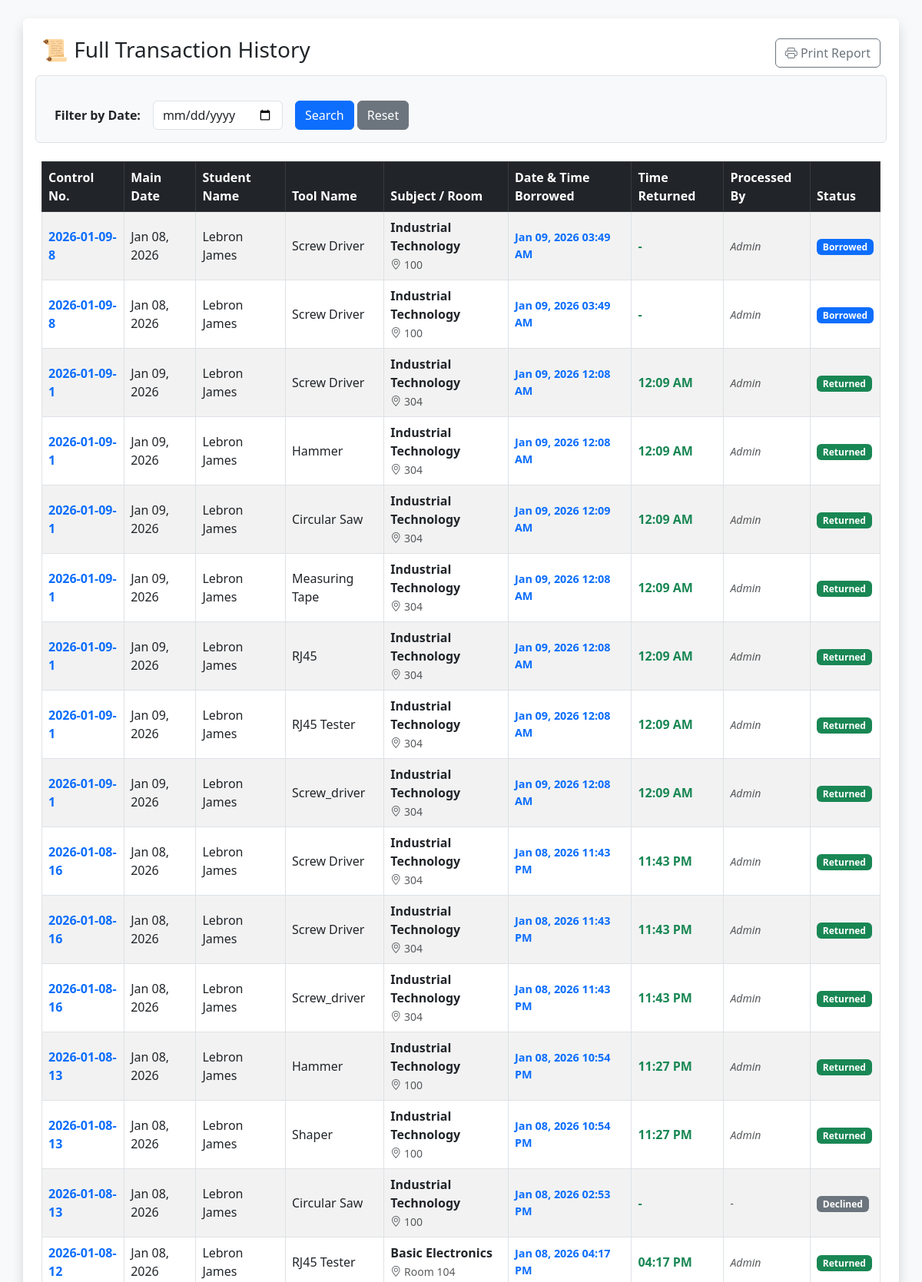
/admin_history.php (signed in, upper part), run on the app's committed database.
### tables this page shows
CREATE TABLE `transactions` (
  `transaction_id` int(11) NOT NULL,
  `control_no` varchar(50) DEFAULT NULL,
  `user_id` int(11) NOT NULL,
  `tool_id` int(11) NOT NULL,
  `borrow_date` date NOT NULL,
  `return_date` date NOT NULL,
  `actual_return_date` datetime DEFAULT NULL,
  `status` enum('Pending','Approved','Borrowed','Returned','Declined','Cancelled') NOT NULL,
  `processed_by` varchar(100) DEFAULT NULL,
  `subject` varchar(100) DEFAULT NULL,
  `room_no` varchar(50) DEFAULT NULL,
  `date_requested` timestamp NOT NULL DEFAULT current_timestamp(),
  `actual_borrow_date` datetime DEFAULT NULL,
  `feedback` text DEFAULT NULL
);

CREATE TABLE `users` (
  `user_id` int(11) NOT NULL,
  `id_number` varchar(20) NOT NULL,
  `full_name` varchar(100) NOT NULL,
  `course_section` varchar(50) DEFAULT NULL,
  `email` varchar(150) NOT NULL,
  `course` varchar(50) DEFAULT NULL,
  `year_section` varchar(20) DEFAULT NULL,
  `password` varchar(255) NOT NULL,
  `role` enum('student','admin','student_assistant') NOT NULL,
  `account_status` enum('active','restricted','deleted') NOT NULL DEFAULT 'active',
  `penalty_points` int(11) DEFAULT 0,
  `created_at` timestamp NOT NULL DEFAULT current_timestamp(),
  `ban_end_date` datetime DEFAULT NULL,
  `ban_reason` text DEFAULT NULL
);

CREATE TABLE `tools` (
  `tool_id` int(11) NOT NULL,
  `barcode` varchar(50) NOT NULL,
  `tool_name` varchar(100) NOT NULL,
  `category` varchar(50) NOT NULL,
  `status` enum('Available','Borrowed','Maintenance','Lost') DEFAULT 'Available',
  `created_at` timestamp NOT NULL DEFAULT current_timestamp()
);

### admin_history.php (the view, shortened to what this page needs)
<?php
include "db_conn.php";
$filter_date = isset($_GET['date']) ? $_GET['date'] : '';
?>
<!DOCTYPE html>
<html>
<head>
    <link href="https://cdn.jsdelivr.net/npm/bootstrap@5.3.0/dist/css/bootstrap.min.css" rel="stylesheet">
    <link rel="stylesheet" href="https://cdn.jsdelivr.net/npm/bootstrap-icons@1.10.0/font/bootstrap-icons.css">
</head>
<body class="bg-light p-4">
    <div class="container bg-white p-4 shadow rounded">
        <div class="d-flex justify-content-between align-items-center mb-4">
            <h3>📜 Full Transaction History</h3>
            <button onclick="window.print()" class="btn btn-outline-secondary no-print">
                <i class="bi bi-printer"></i> Print Report
            </button>
        </div>
        <form method="GET" class="row g-3 mb-4 border p-3 rounded bg-light no-print">
            <div class="col-auto">
                <label class="col-form-label fw-bold">Filter by Date:</label>
            </div>
            <div class="col-auto">
                <input type="date" name="date" class="form-control" value="<?php echo $filter_date; ?>">
            </div>
            <div class="col-auto">
                <button type="submit" class="btn btn-primary">Search</button>
                <a href="admin_history.php" class="btn btn-secondary">Reset</a>
            </div>
        </form>
        <div class="table-responsive">
            <table class="table table-bordered table-striped align-middle">
                <thead class="table-dark">
                    <tr>
                        <th>Control No.</th>
                        <th>Main Date</th>
                        <th>Student Name</th>
                        <th>Tool Name</th>
                        <th>Subject / Room</th>
                        <th>Date & Time Borrowed</th> <th>Time Returned</th>
                        <th>Processed By</th>
                        <th>Status</th>
                    </tr>
                </thead>
                <tbody>
                    <?php
                    $sql = "SELECT tr.transaction_id, tr.control_no, tr.subject, tr.room_no, tr.processed_by,
                                   tr.status, tr.actual_return_date, tr.date_requested, tr.actual_borrow_date,
                                   t.tool_name, u.full_name
                            FROM transactions tr
                            JOIN users u ON tr.user_id = u.user_id
                            JOIN tools t ON tr.tool_id = t.tool_id";
                    $sql .= " ORDER BY tr.transaction_id DESC";
                    $result = mysqli_query($conn, $sql);
                    if (mysqli_num_rows($result) > 0) {
                        while ($row = mysqli_fetch_assoc($result)) {
                            $main_date = ($row['status'] == 'Returned') ? $row['actual_return_date'] : $row['date_requested'];
                            $display_date = date('M d, Y', strtotime($main_date));
                            $borrow_raw = !empty($row['actual_borrow_date']) ? $row['actual_borrow_date'] : $row['date_requested'];
                            $time_borrowed = date('M d, Y h:i A', strtotime($borrow_raw));
                            $time_returned = "-";
                            if ($row['status'] == 'Returned' && !empty($row['actual_return_date'])) {
                                $time_returned = date('h:i A', strtotime($row['actual_return_date']));
                            }
                            $badge = 'secondary';
                            if ($row['status'] == 'Returned') $badge = 'success';
                            elseif ($row['status'] == 'Borrowed') $badge = 'primary';
                            elseif ($row['status'] == 'Cancelled') $badge = 'dark';
                            elseif ($row['status'] == 'Pending') $badge = 'warning text-dark';
                            $processed_by = !empty($row['processed_by']) ? $row['processed_by'] : '-';
                    ?>
                        <tr>
                            <td class="fw-bold text-primary">
                                <a href="print_slip.php?control_no=<?php echo $row['control_no']; ?>" target="_blank" class="text-decoration-none">
                                    <?php echo $row['control_no']; ?>
                                </a>
                            </td>
                            <td><?php echo $display_date; ?></td>
                            <td><?php echo $row['full_name']; ?></td>
                            <td><?php echo $row['tool_name']; ?></td>
                            <td>
                                <span class="fw-bold d-block"><?php echo $row['subject']; ?></span>
                                <small class="text-muted"><i class="bi bi-geo-alt"></i> <?php echo $row['room_no']; ?></small>
                            </td>
                            <td class="text-primary fw-bold" style="font-size: 0.9rem;">
                                <?php echo $time_borrowed; ?>
                            </td>
                            <td class="text-success fw-bold"><?php echo $time_returned; ?></td>
                            <td><small class="fst-italic text-muted"><?php echo $processed_by; ?></small></td>
                            <td><span class="badge bg-<?php echo $badge; ?>"><?php echo $row['status']; ?></span></td>
                        </tr>
                    <?php
                        }
                    } else {
                        echo "<tr><td colspan='9' class='text-center py-4 text-muted'>No records found.</td></tr>";
                    }
                    ?>
                </tbody>
            </table>
        </div>
    </div>
</body>
</html>

### data on the page
transactions: control_no "2026-01-09-8", display_date "Jan 08, 2026", user.full_name "Lebron James", tool.tool_name "Screw Driver", subject "Industrial Technology", room_no "100", actual_borrow_date "Jan 09, 2026 03:49 AM", time_returned "-", processed_by "Admin", status "Borrowed"
transactions: control_no "2026-01-09-8", display_date "Jan 08, 2026", user.full_name "Lebron James", tool.tool_name "Screw Driver", subject "Industrial Technology", room_no "100", actual_borrow_date "Jan 09, 2026 03:49 AM", time_returned "-", processed_by "Admin", status "Borrowed"
transactions: control_no "2026-01-09-1", display_date "Jan 09, 2026", user.full_name "Lebron James", tool.tool_name "Screw Driver", subject "Industrial Technology", room_no "304", actual_borrow_date "Jan 09, 2026 12:08 AM", actual_return_date "12:09 AM", processed_by "Admin", status "Returned"
transactions: control_no "2026-01-09-1", display_date "Jan 09, 2026", user.full_name "Lebron James", tool.tool_name "Hammer", subject "Industrial Technology", room_no "304", actual_borrow_date "Jan 09, 2026 12:08 AM", actual_return_date "12:09 AM", processed_by "Admin", status "Returned"
transactions: control_no "2026-01-09-1", display_date "Jan 09, 2026", user.full_name "Lebron James", tool.tool_name "Circular Saw", subject "Industrial Technology", room_no "304", actual_borrow_date "Jan 09, 2026 12:09 AM", actual_return_date "12:09 AM", processed_by "Admin", status "Returned"
transactions: control_no "2026-01-09-1", display_date "Jan 09, 2026", user.full_name "Lebron James", tool.tool_name "Measuring Tape", subject "Industrial Technology", room_no "304", actual_borrow_date "Jan 09, 2026 12:08 AM", actual_return_date "12:09 AM", processed_by "Admin", status "Returned"
transactions: control_no "2026-01-09-1", display_date "Jan 09, 2026", user.full_name "Lebron James", tool.tool_name "RJ45", subject "Industrial Technology", room_no "304", actual_borrow_date "Jan 09, 2026 12:08 AM", actual_return_date "12:09 AM", processed_by "Admin", status "Returned"
transactions: control_no "2026-01-09-1", display_date "Jan 09, 2026", user.full_name "Lebron James", tool.tool_name "RJ45 Tester", subject "Industrial Technology", room_no "304", actual_borrow_date "Jan 09, 2026 12:08 AM", actual_return_date "12:09 AM", processed_by "Admin", status "Returned"
transactions: control_no "2026-01-09-1", display_date "Jan 09, 2026", user.full_name "Lebron James", tool.tool_name "Screw_driver", subject "Industrial Technology", room_no "304", actual_borrow_date "Jan 09, 2026 12:08 AM", actual_return_date "12:09 AM", processed_by "Admin", status "Returned"
transactions: control_no "2026-01-08-16", display_date "Jan 08, 2026", user.full_name "Lebron James", tool.tool_name "Screw Driver", subject "Industrial Technology", room_no "304", actual_borrow_date "Jan 08, 2026 11:43 PM", actual_return_date "11:43 PM", processed_by "Admin", status "Returned"
transactions: control_no "2026-01-08-16", display_date "Jan 08, 2026", user.full_name "Lebron James", tool.tool_name "Screw Driver", subject "Industrial Technology", room_no "304", actual_borrow_date "Jan 08, 2026 11:43 PM", actual_return_date "11:43 PM", processed_by "Admin", status "Returned"
transactions: control_no "2026-01-08-16", display_date "Jan 08, 2026", user.full_name "Lebron James", tool.tool_name "Screw_driver", subject "Industrial Technology", room_no "304", actual_borrow_date "Jan 08, 2026 11:43 PM", actual_return_date "11:43 PM", processed_by "Admin", status "Returned"
transactions: control_no "2026-01-08-13", display_date "Jan 08, 2026", user.full_name "Lebron James", tool.tool_name "Hammer", subject "Industrial Technology", room_no "100", actual_borrow_date "Jan 08, 2026 10:54 PM", actual_return_date "11:27 PM", processed_by "Admin", status "Returned"
transactions: control_no "2026-01-08-13", display_date "Jan 08, 2026", user.full_name "Lebron James", tool.tool_name "Shaper", subject "Industrial Technology", room_no "100", actual_borrow_date "Jan 08, 2026 10:54 PM", actual_return_date "11:27 PM", processed_by "Admin", status "Returned"
transactions: control_no "2026-01-08-13", display_date "Jan 08, 2026", user.full_name "Lebron James", tool.tool_name "Circular Saw", subject "Industrial Technology", room_no "100", time_borrowed "Jan 08, 2026 02:53 PM", time_returned "-", processed_by "-", status "Declined"
transactions: control_no "2026-01-08-12", display_date "Jan 08, 2026", user.full_name "Lebron James", tool.tool_name "RJ45 Tester", subject "Basic Electronics", room_no "Room 104", actual_borrow_date "Jan 08, 2026 04:17 PM", actual_return_date "04:17 PM", processed_by "Admin", status "Returned"
